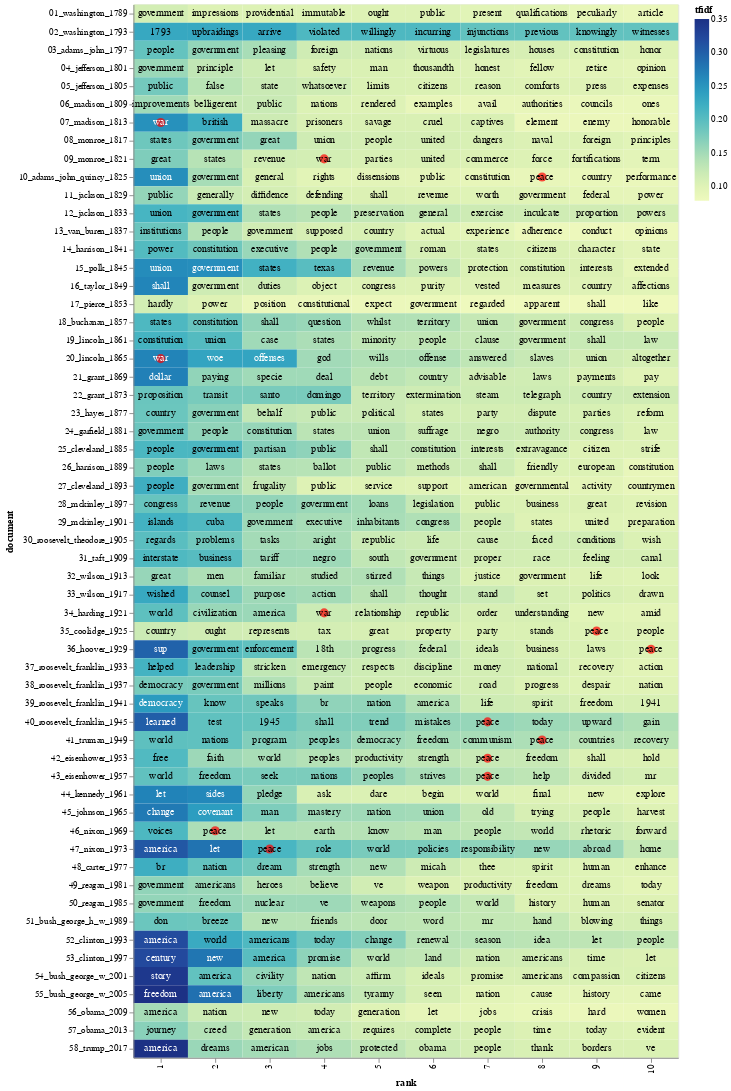

Notebook cell for this chart:
### Code cell
import altair as alt
import numpy as np

# Terms in this list will get a red dot in the visualization
term_list = ['war', 'peace']

# adding a little randomness to break ties in term ranking
top_tfidf_plusRand = top_tfidf.copy()
top_tfidf_plusRand['tfidf'] = top_tfidf_plusRand['tfidf'] + np.random.rand(top_tfidf.shape[0])*0.0001

# base for all visualizations, with rank calculation
base = alt.Chart(top_tfidf_plusRand).encode(
    x = 'rank:O',
    y = 'document:N'
).transform_window(
    rank = "rank()",
    sort = [alt.SortField("tfidf", order="descending")],
    groupby = ["document"],
)

# heatmap specification
heatmap = base.mark_rect().encode(
    color = 'tfidf:Q'
)

# red circle over terms in above list
circle = base.mark_circle(size=100).encode(
    color = alt.condition(
        alt.FieldOneOfPredicate(field='term', oneOf=term_list),
        alt.value('red'),
        alt.value('#FFFFFF00')
    )
)

# text labels, white for darker heatmap colors
text = base.mark_text(baseline='middle').encode(
    text = 'term:N',
    color = alt.condition(alt.datum.tfidf >= 0.23, alt.value('white'), alt.value('black'))
)

# display the three superimposed visualizations
(heatmap + circle + text).properties(width = 600)

### Figure 1 — Vega-Lite specification as saved in the notebook (floating-point values rounded to 4 significant figures; data arrays with more than 128 entries replaced by an {"elided": "..."} marker saying what was removed)
{"config": {"view": {"continuousWidth": 300, "continuousHeight": 300}}, "layer": [{"mark": {"type": "rect"}, "encoding": {"color": {"field": "tfidf", "type": "quantitative"}, "x": {"field": "rank", "type": "ordinal"}, "y": {"field": "document", "type": "nominal"}}, "transform": [{"window": [{"op": "rank", "field": "", "as": "rank"}], "groupby": ["document"], "sort": [{"field": "tfidf", "order": "descending"}]}]}, {"mark": {"type": "circle", "size": 100}, "encoding": {"color": {"condition": {"test": {"field": "term", "oneOf": ["war", "peace"]}, "value": "red"}, "value": "#FFFFFF00"}, "x": {"field": "rank", "type": "ordinal"}, "y": {"field": "document", "type": "nominal"}}, "transform": [{"window": [{"op": "rank", "field": "", "as": "rank"}], "groupby": ["document"], "sort": [{"field": "tfidf", "order": "descending"}]}]}, {"mark": {"type": "text", "baseline": "middle"}, "encoding": {"color": {"condition": {"test": "(datum.tfidf >= 0.23)", "value": "white"}, "value": "black"}, "text": {"field": "term", "type": "nominal"}, "x": {"field": "rank", "type": "ordinal"}, "y": {"field": "document", "type": "nominal"}}, "transform": [{"window": [{"op": "rank", "field": "", "as": "rank"}], "groupby": ["document"], "sort": [{"field": "tfidf", "order": "descending"}]}]}], "data": {"name": "data-9b95c6e2bc48419b90a9a07c600e10c9"}, "width": 600, "$schema": "https://vega.github.io/schema/vega-lite/v5.20.1.json", "datasets": {"data-9b95c6e2bc48419b90a9a07c600e10c9": {"elided": "580 records"}}}
